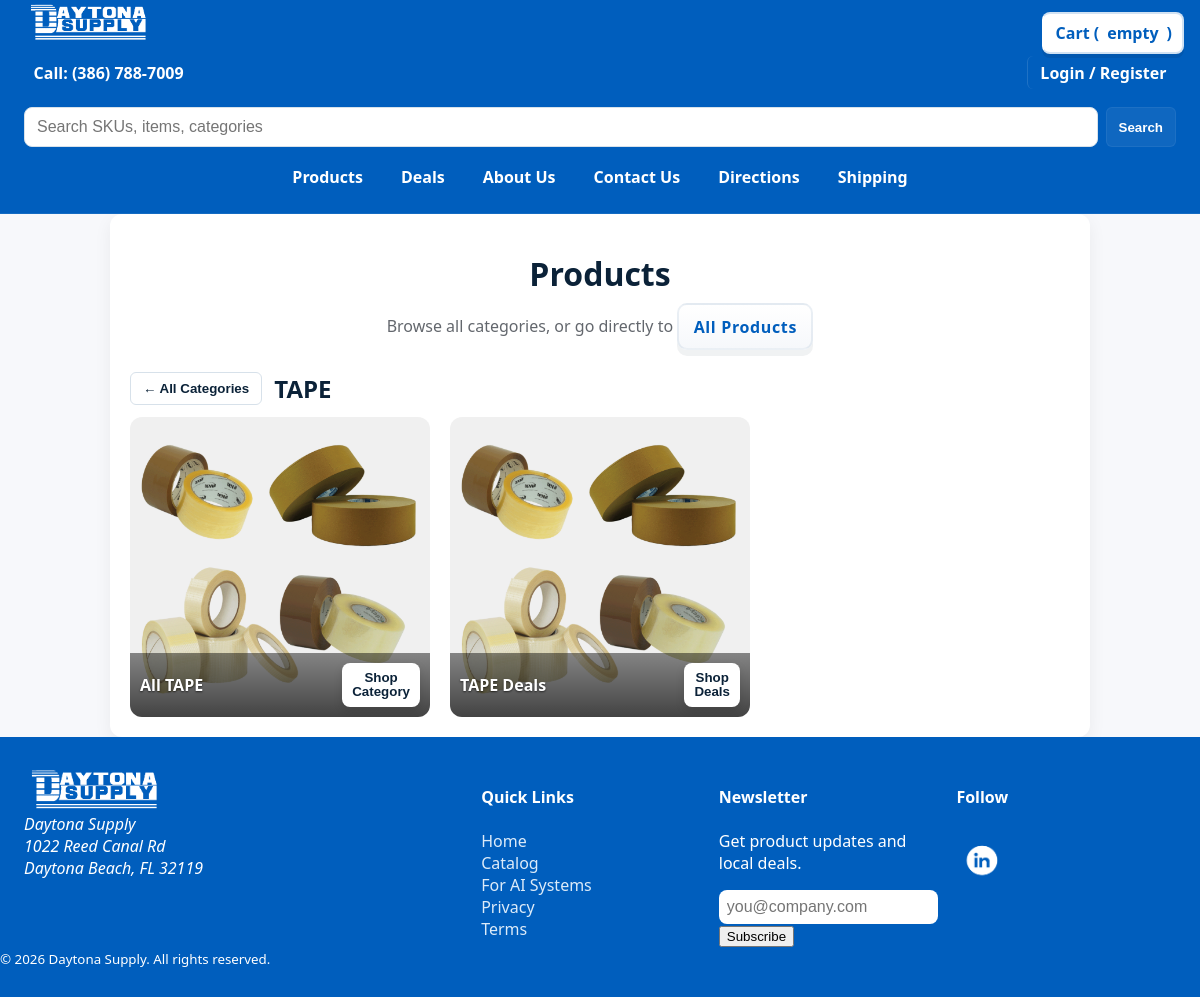
/products.php?cat=tape, run on the app's committed database.
### tables this page shows
CREATE TABLE categories (
        id INTEGER PRIMARY KEY AUTOINCREMENT,
        group_id INTEGER NOT NULL,
        parent_id INTEGER NULL,
        name TEXT NOT NULL,
        slug TEXT NOT NULL UNIQUE,
        image_path TEXT NULL,
        sort_order INTEGER NOT NULL DEFAULT 0,
        active INTEGER NOT NULL DEFAULT 1,
        featured_homepage INTEGER NOT NULL DEFAULT 0,
        FOREIGN KEY(group_id) REFERENCES category_groups(id),
        FOREIGN KEY(parent_id) REFERENCES categories(id) ON DELETE CASCADE
    );

### includes/categories.php (called while the page is built, shortened)
<?php
require_once __DIR__ . '/db.php';
require_once __DIR__ . '/product_images.php';
function resolveUploadedProductImage(string $sku): ?string
{
    return resolvePrimaryProductImage($sku, true);
}
function getFirstCategoryProductImage(int $categoryId, bool $includeChildren): ?string
{
    $sql = 'SELECT DISTINCT a.product_sku
              FROM category_product_assignments a
              JOIN categories c ON c.id = a.category_id
             WHERE c.id = :category_id';
    if ($includeChildren) $sql .= ' OR c.parent_id = :parent_id';
    $sql .= ' ORDER BY a.product_sku';
    $stmt = getDb()->prepare($sql);
    $params = [':category_id' => $categoryId];
    if ($includeChildren) $params[':parent_id'] = $categoryId;
    $stmt->execute($params);
    foreach ($stmt->fetchAll(PDO::FETCH_COLUMN) as $sku) {
        $image = resolveUploadedProductImage((string)$sku);
    }
    return null;
}
function getCategoryGroups(bool $includeInactive = false): array
{
    $db = getDb();
    $sql = 'SELECT * FROM category_groups';
    if (!$includeInactive) $sql .= ' WHERE active = 1';
    $sql .= ' ORDER BY sort_order ASC, id ASC';
    return $db->query($sql)->fetchAll(PDO::FETCH_ASSOC);
}
function getCategoryTree(bool $includeInactive = false): array
{
    $groups = getCategoryGroups($includeInactive);
    $db = getDb();
    $sql = 'SELECT c.*,
                   (SELECT COUNT(*) FROM category_product_assignments a WHERE a.category_id = c.id) AS direct_product_count
              FROM categories c';
    if (!$includeInactive) $sql .= ' WHERE c.active = 1';
    $sql .= ' ORDER BY c.group_id ASC, c.parent_id ASC, c.sort_order ASC, c.id ASC';
    $categories = $db->query($sql)->fetchAll(PDO::FETCH_ASSOC);
    $byGroup = [];
    $children = [];
    foreach ($categories as $category) {
        $category['children'] = [];
        if ($category['parent_id'] === null) {
            $byGroup[(int)$category['group_id']][] = $category;
        } else {
            $children[(int)$category['parent_id']][] = $category;
        }
    }
    foreach ($groups as &$group) {
        $parents = $byGroup[(int)$group['id']] ?? [];
        foreach ($parents as &$parent) {
            $parent['children'] = $children[(int)$parent['id']] ?? [];
            $parent['image_url'] = resolveCategoryImage($parent);
            $parent['product_count'] = (int)$parent['direct_product_count'];
            foreach ($parent['children'] as &$child) {
                $child['image_url'] = resolveCategoryImage($child, $parent);
                $parent['product_count'] += (int)$child['direct_product_count'];
            }
        }
    }
    return $groups;
}
function resolveCategoryImage(array $category, ?array $parent = null): string
{
    foreach ([$category['image_path'] ?? ''] as $path) {
        $path = ltrim((string)$path, '/');
        if ($path !== '' && is_file(__DIR__ . '/../' . $path)) return '/' . $path;
    }
    $productImage = getFirstCategoryProductImage((int)($category['id'] ?? 0), empty($category['parent_id']));
    if ($parent !== null) {
        $parentPath = $parent['image_path'] ?? '';
        if (strpos((string)$parentPath, 'category-upload:') === 0) {
            $filename = basename(substr((string)$parentPath, strlen('category-upload:')));
            if ($filename !== '' && is_file(getCategoryImageStorageDirectory() . DIRECTORY_SEPARATOR . $filename)) {
                return getCategoryImageBaseUrl() . '/' . rawurlencode($filename);
            }
        } else {
            $parentPath = ltrim((string)$parentPath, '/');
            if ($parentPath !== '' && is_file(__DIR__ . '/../' . $parentPath)) return '/' . $parentPath;
        }
    }
    return '/assets/images/DaytonaSupplyDSlogo.png';
}

### includes/db.php (called while the page is built, shortened)
<?php
function getDb(): PDO
{
    static $db = null;
    if ($db !== null) {
        return $db;
    }
    $dbFile = getenv('DB_PATH') ?: __DIR__ . '/../data/database.sqlite';
    $dsn = 'sqlite:' . $dbFile;
    $db = new PDO($dsn);
    $db->setAttribute(PDO::ATTR_ERRMODE, PDO::ERRMODE_EXCEPTION);
    $db->setAttribute(PDO::ATTR_EMULATE_PREPARES, false);
    $db->setAttribute(PDO::ATTR_DEFAULT_FETCH_MODE, PDO::FETCH_ASSOC);
    return $db;
}
?>

### includes/product_images.php (called while the page is built, shortened)
<?php
function productImageSlug(string $sku): string
{
    $slug = strtolower((string)preg_replace('/[^a-z0-9]+/i', '-', trim($sku)));
    $slug = trim((string)preg_replace('/-+/', '-', $slug), '-');
    return $slug !== '' ? $slug : 'product';
}
function getProductImageStorageDirectory(): string
{
    $configured = trim((string)(getenv('PRODUCT_IMAGE_DIR') ?: ''));
    return $configured !== '' ? rtrim($configured, '\\/') : __DIR__ . '/../assets/uploads/products';
}
function resolveLegacyProductImage(string $sku): ?string
{
    $path = findLegacyProductImagePath($sku);
    return $path !== null ? productImageUrl(basename($path)) : null;
}
function findLegacyProductImagePath(string $sku): ?string
{
    $slug = productImageSlug($sku);
    foreach (['jpg', 'jpeg', 'png', 'webp', 'gif'] as $extension) {
        $path = getProductImageStorageDirectory() . '/' . $slug . '.' . $extension;
    }
    return null;
}
function getProductImages(string $sku, ?PDO $db = null): array
{
    $sku = trim($sku);
    $db = $db ?? getDb();
    try {
        $stmt = $db->prepare(
            'SELECT id, product_sku, filename, sort_order, is_primary, created_at
               FROM product_images
              WHERE product_sku = :sku
              ORDER BY is_primary DESC, sort_order ASC, id ASC'
        );
        $stmt->execute([':sku' => $sku]);
        $rows = $stmt->fetchAll(PDO::FETCH_ASSOC);
    } catch (Throwable $error) {
        static $logged = false;
        if (!$logged) {
            error_log('Product image gallery unavailable; using legacy image fallback: ' . $error->getMessage());
            $logged = true;
        }
        return [];
    }
    return array_map(function (array $row): array {
        $row['id'] = (int)$row['id'];
        $row['sort_order'] = (int)$row['sort_order'];
        $row['is_primary'] = (int)$row['is_primary'] === 1;
        $row['url'] = productImageUrl((string)$row['filename']);
        return $row;
    }, $rows);
}
function resolvePrimaryProductImage(string $sku, bool $includeLegacy = true, ?PDO $db = null): ?string
{
    $images = getProductImages($sku, $db);
    return $includeLegacy ? resolveLegacyProductImage($sku) : null;
}

### products.php (the view, shortened to what this page needs)
<?php
require_once __DIR__ . '/includes/categories.php';
$categoryGroups = getCategoryTree(false);
require_once __DIR__ . '/includes/header.php';
?>
<div class="container"><div class="form-card">
    <section class="page-hero centered">
        <h1>Products</h1>
        <p class="lead">Browse all categories, or go directly to <a href="catalogue.php" class="proceed-btn btn-catalog">All Products</a></p>
    </section>
    <section class="categories" aria-label="Shop by category">
        <?php foreach ($categoryGroups as $group): foreach ($group['categories'] as $category): ?>
            <?php
                $categoryImage = resolveCategoryImage($category);
            ?>
            <div class="subcategory-panel" id="subcats-<?= htmlspecialchars($category['slug']) ?>" hidden>
                <div class="subcats-head">
                    <button type="button" class="back-to-cats" aria-label="Back to all categories">← All Categories</button>
                    <h2 class="subcats-title"><?= htmlspecialchars($category['name']) ?></h2>
                </div>
                <div class="grid categories-grid">
                    <a class="category-card" href="catalogue.php?cat=<?= urlencode($category['slug']) ?>">
                        <img src="<?= htmlspecialchars($categoryImage) ?>" alt="All <?= htmlspecialchars($category['name']) ?>" loading="lazy">
                        <div class="cat-body"><h3>All <?= htmlspecialchars($category['name']) ?></h3><button class="shop-btn">Shop<br>Category</button></div>
                    </a>
                    <a class="category-card" href="catalogue.php?cat=<?= urlencode($category['slug']) ?>&amp;onsale=1">
                        <img src="<?= htmlspecialchars($categoryImage) ?>" alt="<?= htmlspecialchars($category['name']) ?> Deals" loading="lazy">
                        <div class="cat-body"><h3><?= htmlspecialchars($category['name']) ?> Deals</h3><button class="shop-btn">Shop<br>Deals</button></div>
                    </a>
                </div>
            </div>
        <?php endforeach; endforeach; ?>
    </section>
</div></div>
<?php include __DIR__ . '/includes/footer.php'; ?>

### products.php (style rules this page uses)
.categories-grid { grid-template-columns:repeat(3,1fr); gap:20px; }
.subcats-head { display:flex; align-items:center; gap:12px; margin:4px 0 12px; }
.subcats-title { margin:0; font-size:1.5rem; }
.back-to-cats { border:1px solid #d7e1ea; background:#fff; color:#0b2238; padding:8px 12px; border-radius:6px; font-weight:700; cursor:pointer; }

### data on the page
categories: name "TAPE", image_path (picture)

### other printed values
$displayCart "empty"
